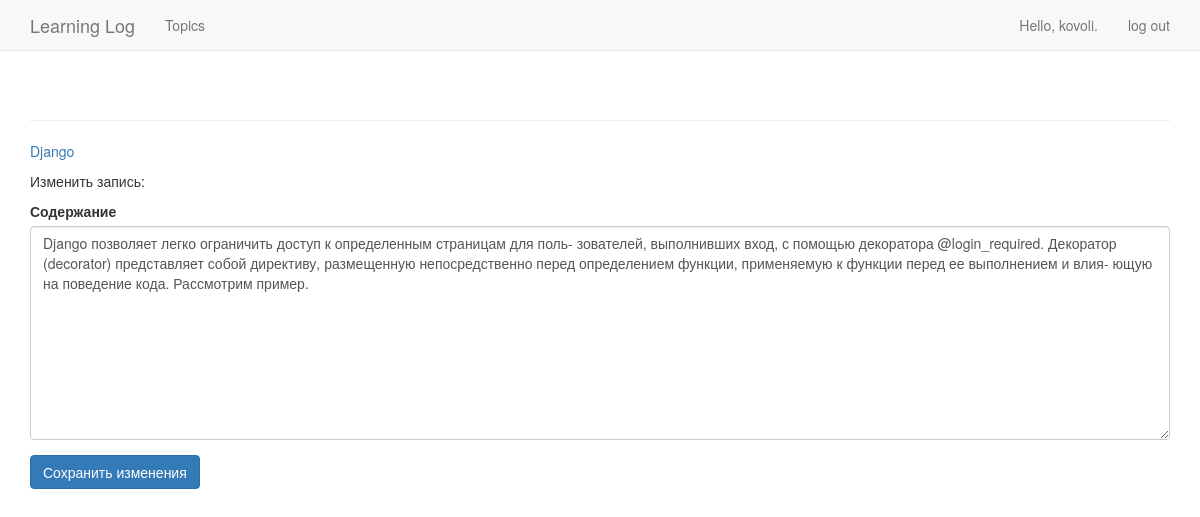
The app's page /edit_entry/5/ (signed in) with its own data.
### learning_logs/models.py (models this page shows, shortened)
class Topic(models.Model):
    text = models.CharField(max_length=200)
    date_added = models.DateTimeField(auto_now_add=True)
    owner = models.ForeignKey(User)  #  owner, используемое в отношении внешнего ключа с моделью User.
    class Meta:
        verbose_name = 'Тема'
        verbose_name_plural = 'Темы'
    def __str__(self):
        return self.text

class Entry(models.Model):
    topic = models.ForeignKey(Topic)
    text = models.TextField()
    date_added = models.DateTimeField(auto_now_add=True)
    class Meta:
        verbose_name_plural = 'Записи'

### learning_logs/views.py (the view)
# urls.py: url(r'^edit_entry/(?P<entry_id>\d+)/$', views.edit_entry, name='edit_entry'),
@login_required
def edit_entry(request, entry_id):
    entry = Entry.objects.get(id=entry_id)
    topic = entry.topic
    if topic.owner != request.user:
        raise Http404
    if request.method != 'POST':
        form = EntryForm(instance=entry)
    else:
        form = EntryForm(instance=entry, data=request.POST)
        if form.is_valid():
            form.save()
            return HttpResponseRedirect(reverse('learning_logs:topic',
                                        args=[topic.id]))
    context = {'entry': entry, 'topic': topic, 'form': form}
    return render(request, 'learning_logs/edit_entry.html', context)

### learning_logs/forms.py
class EntryForm(forms.ModelForm):
    class Meta:
        model = Entry
        fields = ['text']
        labels = {'text': 'Содержание'}
        widgets = {'text': forms.Textarea(attrs={'cols': 80})}

### learning_logs/templates/learning_logs/edit_entry.html (shortened to what this page needs)
{% extends "learning_logs/base.html" %}
{% load bootstrap3 %}
{% block content %}
    <p><a href="{% url 'learning_logs:topic' topic.id %}">{{ topic }}</a></p>
    <p>Изменить запись:</p>
      <form action="{% url 'learning_logs:edit_entry' entry.id %}" method='post'>
          {% bootstrap_form form %}
        {% buttons %}
        <button name="submit" class="btn btn-primary">Сохранить изменения</button>
      {% endbuttons %}
      </form>
{% endblock content %}

### learning_logs/templates/learning_logs/base.html (shortened to what this page needs)
{% load bootstrap3 %}
<!DOCTYPE html>
<html lang="en">
  <head>
    {% bootstrap_css %}
</head>
  <body>
        <nav class="navbar navbar-default navbar-static-top">
            <div class="container">
                <div class="navbar-header">
                    <a class="navbar-brand" href="{% url 'learning_logs:index' %}">Learning Log</a>
                </div>
                <div id="navbar" class="navbar-collapse collapse">
                    <ul class="nav navbar-nav">
                        <li><a href="{% url 'learning_logs:topics' %}">Topics</a></li>
                    </ul>
                    <ul class="nav navbar-nav navbar-right">
                        {% if user.is_authenticated %}
                            <li><a>Hello, {{ user.username }}.</a></li>
                            <li><a href="{% url 'users:logout' %}">log out</a></li>
                        {% else %}
                            <li><a href="{% url 'users:register' %}">register</a></li>
                            <li><a href="{% url 'users:login' %}">log in</a></li>
                        {% endif %}
                    </ul>
                </div>
            </div>
        </nav>
            <div class="container">
                <div class="page-header">
                </div>
                <div>
                    {% block content %}{% endblock content %}
                </div>
            </div>
  </body>
</html>

### records on screen
Topic: text "Django"
Entry: text "Django позволяет легко ограничить доступ к определенным страницам для поль- зователей, выполнивших вход, с помощью декоратора @login_required. Декоратор (decorator) представляет собой директиву, размещенную непосредственно перед определением функции, применяемую к функции перед ее выполнением и влия- ющую на поведение кода. Рассмотрим пример."

### other values on screen
{{ user.username }} "kovoli"
